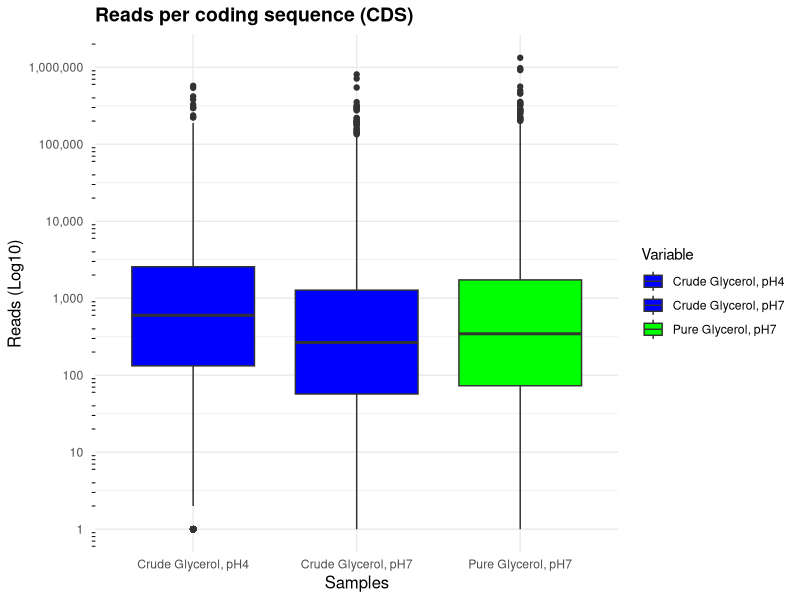

This figure's R source:
library(openxlsx)
library(tidyverse)
library(scales)


setwd("G:/Meine Ablage/_Masterthesis/10_Biosynthethic gene clusters")

tbl_original <- read.xlsx("RNASeq_reshaped_output_full.xlsx")
glimpse(tbl_original)

tbl_filtered <- tbl_original %>% 
  filter(Cluster_type == "CDS") %>%
  select(Reads_total_crude.glycerol.pH4, Reads_total_crude.glycerol.pH7, Reads_total_pure.glycerol.pH7) %>%
  rename("Crude Glycerol, pH4" = Reads_total_crude.glycerol.pH4,
         "Crude Glycerol, pH7" = Reads_total_crude.glycerol.pH7, 
         "Pure Glycerol, pH7" = Reads_total_pure.glycerol.pH7)

tbl_filtered %>% summary()

tbl_filtered_pivot <- tbl_original %>% 
  filter(Cluster_type == "CDS") %>%
  select(Reads_total_crude.glycerol.pH4, Reads_total_crude.glycerol.pH7, Reads_total_pure.glycerol.pH7) %>%
  rename("Crude Glycerol, pH4" = Reads_total_crude.glycerol.pH4,
         "Crude Glycerol, pH7" = Reads_total_crude.glycerol.pH7, 
         "Pure Glycerol, pH7" = Reads_total_pure.glycerol.pH7) %>%
  pivot_longer(
    cols = c("Pure Glycerol, pH7", 
             "Crude Glycerol, pH7", 
             "Crude Glycerol, pH4"),
    names_to = "Variable",
    values_to = "Value"
  ) %>%
  mutate(Value = Value +1)

glimpse(tbl_filtered_pivot)

#Variante 2 -- bisschen chaotischer?
ggplot(tbl_filtered_pivot, aes(x = Variable, y = Value, fill = Variable)) +
  geom_boxplot() +
  #geom_jitter(width = 0.2, size = 0.7, alpha = 0.5) +
  scale_y_log10(
    breaks = 10^seq(0, 6, by = 1),
    labels = comma_format(scale = 1),
    guide  = "axis_logticks"
  ) +
  #annotation_logticks(sides = "l") + 
  scale_fill_manual(
    values = c(
      "Pure Glycerol, pH7" = "green",
      "Crude Glycerol, pH7" = "blue",
      "Crude Glycerol, pH4" = "blue"
    ) # end values
  ) +
  labs(
    title    = "Reads per coding sequence (CDS)",
    x        = "Samples",
    y        = "Reads (Log10)"
  ) +
  theme_minimal() +
  theme(
    plot.title    = element_text(face = "bold", size = 14),
    plot.subtitle = element_text(size = 12),
    axis.title    = element_text(size = 12)
  )


